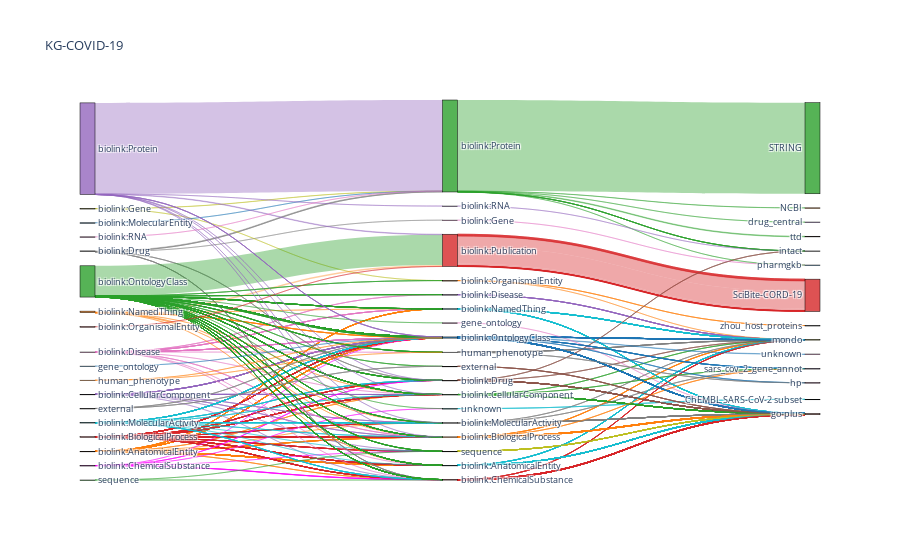

This figure's notebook cell:
### Markdown cell above
## Sankey plot with category-category associations, and source

### Code cell
data = generate_sankey_json_c2c2s(stats)

opacity = 0.4
# change 'magenta' to its 'rgba' value to add opacity
data['data'][0]['node']['color'] = ['rgba(255,0,255, 0.8)' if color == "magenta" else color for color in data['data'][0]['node']['color']]
data['data'][0]['link']['color'] = [data['data'][0]['node']['color'][src].replace("0.8", str(opacity)) for src in data['data'][0]['link']['source']]

fig = go.Figure(data=[go.Sankey(
    # Define nodes
    node = dict(
      pad = 35,
      thickness = 15,
      line = dict(color = "black", width = 0.5),
      label =  data['data'][0]['node']['label'],
      color =  data['data'][0]['node']['color']
    ),
    # Add links
    link = dict(
      source =  data['data'][0]['link']['source'],
      target =  data['data'][0]['link']['target'],
      value =  data['data'][0]['link']['value'],
      label =  data['data'][0]['link']['label'],
      color =  data['data'][0]['link']['color']
))])

fig.update_layout(title_text="KG-COVID-19", font_size=9)
fig.show()

### Figure 1 — Plotly figure (JSON) as saved in the notebook; plotly's stock layout.template omitted (floating-point values rounded to 4 significant figures; data arrays with more than 128 entries replaced by an {"elided": "..."} marker saying what was removed)
{"data": [{"link": {"color": {"elided": "1325 str values"}, "label": {"elided": "1325 str values"}, "source": {"elided": "1325 int values"}, "target": {"elided": "1325 int values"}, "value": {"elided": "1325 int values"}}, "node": {"color": ["rgba(31, 119, 180, 0.8)", "rgba(255, 127, 14, 0.8)", "rgba(44, 160, 44, 0.8)", "rgba(214, 39, 40, 0.8)", "rgba(148, 103, 189, 0.8)", "rgba(140, 86, 75, 0.8)", "rgba(227, 119, 194, 0.8)", "rgba(127, 127, 127, 0.8)", "rgba(188, 189, 34, 0.8)", "rgba(23, 190, 207, 0.8)", "rgba(31, 119, 180, 0.8)", "rgba(255, 127, 14, 0.8)", "rgba(44, 160, 44, 0.8)", "rgba(214, 39, 40, 0.8)", "rgba(148, 103, 189, 0.8)", "rgba(140, 86, 75, 0.8)", "rgba(227, 119, 194, 0.8)", "rgba(127, 127, 127, 0.8)", "rgba(188, 189, 34, 0.8)", "rgba(23, 190, 207, 0.8)", "rgba(31, 119, 180, 0.8)", "rgba(255, 127, 14, 0.8)", "rgba(44, 160, 44, 0.8)", "rgba(214, 39, 40, 0.8)", "rgba(148, 103, 189, 0.8)", "rgba(140, 86, 75, 0.8)", "rgba(227, 119, 194, 0.8)", "rgba(127, 127, 127, 0.8)", "rgba(188, 189, 34, 0.8)", "rgba(23, 190, 207, 0.8)", "rgba(31, 119, 180, 0.8)", "rgba(255, 127, 14, 0.8)", "rgba(44, 160, 44, 0.8)", "rgba(214, 39, 40, 0.8)", "rgba(148, 103, 189, 0.8)", "rgba(255,0,255, 0.8)", "rgba(227, 119, 194, 0.8)", "rgba(127, 127, 127, 0.8)", "rgba(188, 189, 34, 0.8)", "rgba(23, 190, 207, 0.8)", "rgba(31, 119, 180, 0.8)", "rgba(255, 127, 14, 0.8)", "rgba(44, 160, 44, 0.8)", "rgba(214, 39, 40, 0.8)", "rgba(148, 103, 189, 0.8)", "rgba(140, 86, 75, 0.8)", "rgba(227, 119, 194, 0.8)", "rgba(127, 127, 127, 0.8)", "rgba(31, 119, 180, 0.8)", "rgba(255, 127, 14, 0.8)", "rgba(44, 160, 44, 0.8)", "rgba(214, 39, 40, 0.8)", "rgba(148, 103, 189, 0.8)", "rgba(140, 86, 75, 0.8)", "rgba(227, 119, 194, 0.8)", "rgba(127, 127, 127, 0.8)", "rgba(188, 189, 34, 0.8)", "rgba(23, 190, 207, 0.8)", "rgba(31, 119, 180, 0.8)", "rgba(255, 127, 14, 0.8)", "rgba(44, 160, 44, 0.8)", "rgba(214, 39, 40, 0.8)", "rgba(148, 103, 189, 0.8)", "rgba(140, 86, 75, 0.8)", "rgba(227, 119, 194, 0.8)", "rgba(127, 127, 127, 0.8)", "rgba(188, 189, 34, 0.8)", "rgba(23, 190, 207, 0.8)", "rgba(31, 119, 180, 0.8)", "rgba(255, 127, 14, 0.8)", "rgba(44, 160, 44, 0.8)", "rgba(214, 39, 40, 0.8)", "rgba(148, 103, 189, 0.8)", "rgba(140, 86, 75, 0.8)", "rgba(227, 119, 194, 0.8)", "rgba(127, 127, 127, 0.8)", "rgba(188, 189, 34, 0.8)", "rgba(23, 190, 207, 0.8)", "rgba(31, 119, 180, 0.8)", "rgba(255, 127, 14, 0.8)", "rgba(44, 160, 44, 0.8)", "rgba(214, 39, 40, 0.8)", "rgba(148, 103, 189, 0.8)", "rgba(255,0,255, 0.8)", "rgba(227, 119, 194, 0.8)", "rgba(127, 127, 127, 0.8)", "rgba(188, 189, 34, 0.8)", "rgba(23, 190, 207, 0.8)", "rgba(31, 119, 180, 0.8)", "rgba(255, 127, 14, 0.8)", "rgba(44, 160, 44, 0.8)", "rgba(214, 39, 40, 0.8)", "rgba(148, 103, 189, 0.8)", "rgba(140, 86, 75, 0.8)", "rgba(227, 119, 194, 0.8)", "rgba(127, 127, 127, 0.8)"], "label": ["ChEMBL SARS-CoV-2 subset", "NCBI", "STRING", "SciBite-CORD-19", "drug_central", "go-plus", "hp", "intact", "mondo", "biolink:AnatomicalEntity", "biolink:Assay", "biolink:BiologicalProcess", "biolink:CellularComponent", "biolink:ChemicalSubstance", "biolink:Disease", "biolink:Drug", "biolink:Gene", "biolink:MolecularActivity", "biolink:MolecularEntity", "biolink:NamedThing", "biolink:OntologyClass", "biolink:OrganismalEntity", "biolink:Protein", "biolink:Publication", "biolink:RNA", "external", "gene_ontology", "human_phenotype", "sequence", "unknown", "pharmgkb", "biolink:AnatomicalEntity", "biolink:Assay", "biolink:BiologicalProcess", "biolink:CellularComponent", "biolink:ChemicalSubstance", "biolink:Disease", "biolink:Drug", "biolink:Gene", "biolink:MolecularActivity", "biolink:MolecularEntity", "biolink:NamedThing", "biolink:OntologyClass", "biolink:OrganismalEntity", "biolink:Protein", "biolink:Publication", "biolink:RNA", "external", "gene_ontology", "human_phenotype", "sequence", "unknown", "sars_cov_2_gene_annot", "ttd", "unknown", "zhou_host_proteins"], "line": {"color": "black", "width": 0.5}, "pad": 35, "thickness": 15}, "type": "sankey"}], "layout": {"font": {"size": 9}, "title": {"text": "KG-COVID-19"}}}
